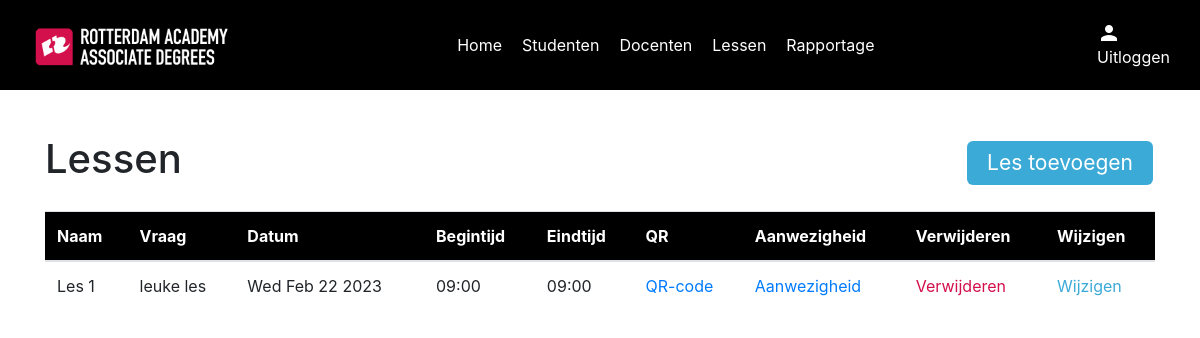
The page /lessen_overzicht on the database as committed earlier.
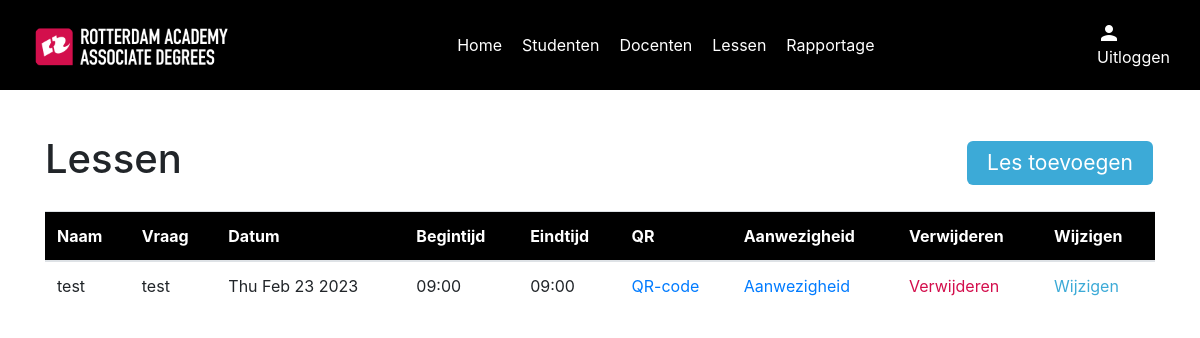
The same page on the database as committed later.
### models/lessonModel.py (models this page shows)
class Lesson(db.Model):
    id = db.Column(db.String(255), primary_key=True)
    name = db.Column(db.String(100), nullable=True)
    question = db.Column(db.String(600), nullable=True)
    date = db.Column(db.String(200), nullable=False)
    start_time = db.Column(db.String(200), nullable=False)
    end_time = db.Column(db.String(200), nullable=False)
    attendance_records = relationship('Attendance', backref='lesson_record', cascade='all, delete')
    def to_dict(self):
        return {
            'id': self.id,
            'name': self.name,
            'question': self.question,
            'date': self.date,
            'start_time': self.start_time,
            'end_time': self.end_time,
        }

### routes/lessonRoutes.py (the view)
    @app.route("/lessen_overzicht")
    def lessons_index():
        lessons = LessonController.get_all_lessons()
        return render_template(
            "lessons/index.html", lessons=lessons
        )

### controllers/lessonController.py (called while the page is built)
    @staticmethod
    def get_all_lessons():
        lessons = Lesson.query.all()
        lessons_dict = [lesson.to_dict() for lesson in lessons]
        return lessons_dict

### routes/lessonRoutes.py (called while the page is built)
def setup_lesson_routes(app):
    @app.route("/lessen_overzicht")
    def lessons_index():
        lessons = LessonController.get_all_lessons()
        return render_template(
            "lessons/index.html", lessons=lessons
        )
    @app.route('/lessons/', methods=['POST'])
    def create_lesson():
        return LessonController.create_lesson()
    @app.route('/lessons/<id>', methods=['GET'])
    def show_lesson(id):
        return LessonController.show_lesson(id)
    @app.route('/lessons/<id>', methods=['POST'])
    def update_lesson(id):
        return LessonController.update_lesson(id)
    @app.route('/lessons/<id>', methods=['DELETE'])
    def delete_lesson(id):
        return LessonController.delete_lesson(id)

### templates/lessons/index.html (shortened to what this page needs)
{% include "layout.html" %}
{% block content %}
{% include "navigation.html" %}
<div class="lessons container">
    <div class="index" id="lessons">
        <div class="top-content">
            <h1>Lessen</h1>
            <a href="#" class="button" id="btnCreate" data-toggle="modal" data-target="#lessonModal">Les toevoegen</a>
        </div>
        <table class="table">
            <thead style="background-color: black; color: #fff;">
            <tr>
                <th scope="Name">Naam</th>
                <th scope="Name">Vraag</th>
                <th scope="Date">Datum</th>
                <th scope="Starttime">Begintijd</th>
                <th scope="Endtime">Eindtijd</th>
                <th scope="QR">QR</th>
                <th scope="Attendance">Aanwezigheid</th>
                <th scope="Delete">Verwijderen</th>
                <th scope="Change">Wijzigen</th>
            </tr>
            </thead>
            <tbody>
            {% for lesson in lessons %}
            <tr>
                <td>{{ lesson.name }}</td>
                <td style="max-width: 200px; overflow: hidden">{{ lesson.question }}</td>
                <td>{{ lesson.date }}</td>
                <td>{{ lesson.start_time }}</td>
                <td>{{ lesson.end_time }}</td>
                <td><a href="/check-in/{{ lesson.id }}">QR-code</a></td>
                <td><a href="/lesson/{{ lesson.id }}/aanwezigheid">Aanwezigheid</a></td>
                <td><a href="#" class="red" data-id="{{ lesson.id }}" id="btnDelete">Verwijderen</a></td>
                <td><a href="#" class="blue" data-id="{{ lesson.id }}" id="btnEdit" data-toggle="modal"
                       data-target="#lessonModal">Wijzigen</a></td>
            </tr>
            {% endfor %}
            </tbody>
        </table>
    </div>
</div>
{% endblock %}

### templates/layout.html (shortened to what this page needs)
<!DOCTYPE html>
<html lang="en">
<head>
    <link rel="stylesheet" href="https://cdn.jsdelivr.net/npm/bootstrap@4.4.1/dist/css/bootstrap.min.css"
>
    <link rel="stylesheet" type="text/css" href="https://cdn.jsdelivr.net/npm/pikaday/css/pikaday.css">
    <link rel="stylesheet" href="/static/css/style.css" type="text/css"/>
    <link rel="stylesheet" href="https://cdnjs.cloudflare.com/ajax/libs/font-awesome/6.3.0/css/all.min.css"
          type="text/css"/>
</head>
<body>
</body>
</html>

### templates/navigation.html (shortened to what this page needs)
<nav class="navigation">
    <div class="nav_container">
        <a href="/index">
            <img src="/static/assets/ra_logo.png" alt="RAC logo" />
        </a>
        <div class="links">
            <a href="/index">Home</a>
            <a href="/studenten_overzicht">Studenten</a>
            <a href="/docenten_overzicht">Docenten</a>
            <a href="/lessen_overzicht">Lessen</a>
            <a href="/rapportage">Rapportage</a>
        </div>
        <div class="account">
            <div class="user">
                <span class="material-icons">person</span>
            </div>
            <a href="/logout">Uitloggen</a>
        </div>
    </div>
</nav>

### static/css/style.css (style rules this page uses)
:root { --black: #000; --white: #fff; --racRed: #D30E4C; --racBlue: #3CAAD7; --textColor: #272727; }
.container { position: relative; top: 90px; }
.navigation .nav_container { width: 1140px; margin: 0 auto; padding: unset; padding-top: 120px; }
.navigation { top: 0; background-color: var(--black); position: fixed; width: 100%; height: 90px; z-index: 10; }
.navigation .nav_container { padding-top: unset; height: 100%; display: flex; align-items: center; justify-content: space-between; gap: 20px; }
.navigation img { height: 45px; }
.navigation .links { display: flex; justify-content: space-between; gap: 20px; }
.navigation a { color: var(--white); }
.navigation .material-icons { color: var(--white); }
.navigation .user { display: flex; justify-content: space-between; align-items: center; color: var(--white); }
.button { background-color: var(--racBlue); border: none; color: var(--white); padding: 6px 20px; text-align: center; display: inline-block; font-size: 21px; margin: 4px 2px; border-radius: 6px; }
.red { color: var(--racRed) !important; }
.blue { color: var(--racBlue) !important; }
.index .top-content { display: flex; justify-content: space-between; align-items: center; margin: 45px 0 20px 0; }

Rows that differ between the two databases and show on the page:
removed Lesson: name "Les 1", question "leuke les", date "Wed Feb 22 2023", start_time "09:00", end_time "09:00"
added Lesson: name "test", question "test", date "Thu Feb 23 2023", start_time "09:00", end_time "09:00"
